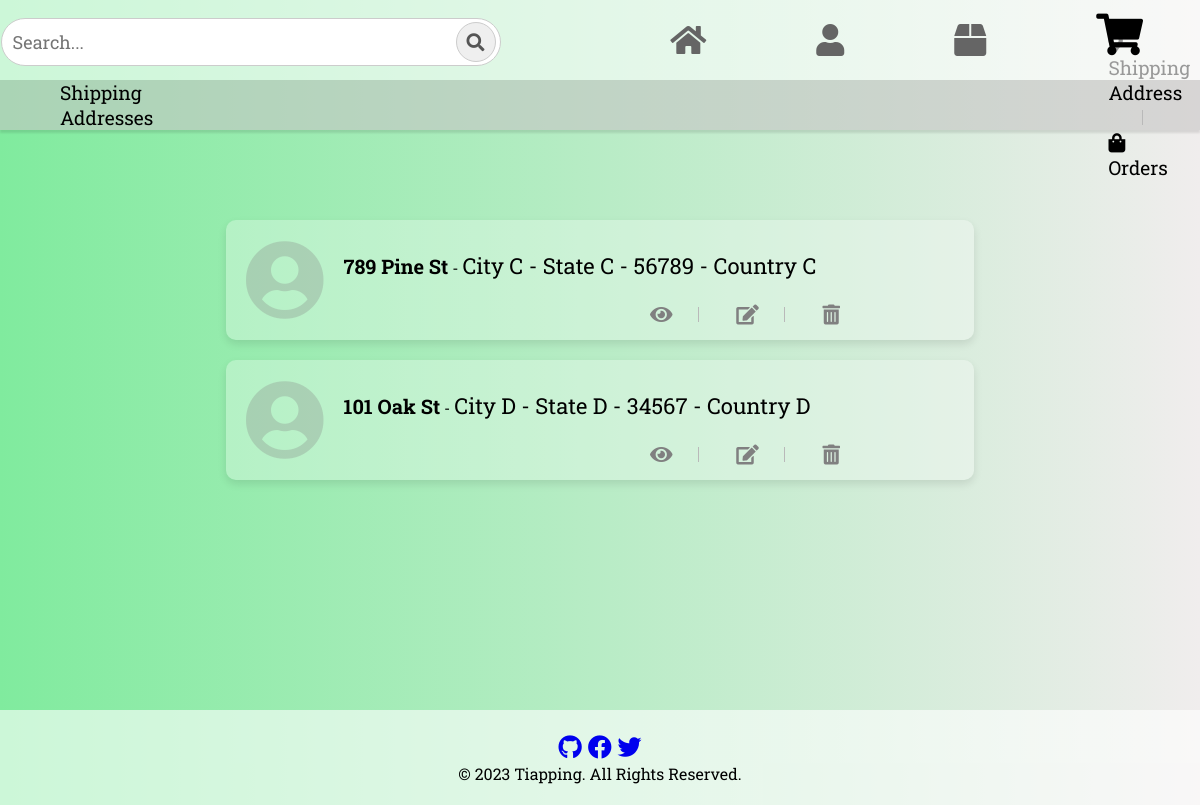
Page /shippingaddresses/ on the committed database.
### application/models.py (models this page shows, shortened)
class ShippingAddress(models.Model):
    address = models.CharField(max_length=255)
    city = models.CharField(max_length=100)
    state = models.CharField(max_length=100)
    zipcode = models.CharField(max_length=10)
    country = models.CharField(max_length=100)

### application/views.py (the view)
# urls.py: path('shippingaddresses/', ShippingAddressListView.as_view(), name='shippingaddress-list'),
class ShippingAddressListView(ListView):
    model = ShippingAddress
    context_object_name = 'shipping_addresses'
    template_name = 'shippingaddress_list.html'
    paginate_by = 10

### application/templates/shippingaddress_list.html (shortened to what this page needs)
{% extends 'base.html' %}
{% load static %}
{% block navbar %}
  <section class="navbar">
    <div class="search-container">
      <input type="text" placeholder="Search...">
      <button class="search-btn"><i class="fas fa-search"></i></button>
    </div>
    <a href='{% url "home" %}' class="btn" id="active">
      <i class="fas fa-home fa-2x"></i>
    </a>
    <a href='{% url "customer-list" %}' class="btn">
      <i class="fas fa-user fa-2x"></i>
    </a>
    <a href='{% url "product-list" %}' class="btn">
      <i class="fas fa-box fa-2x"></i>
    </a>
    <a href="{% url 'cart-list' %}" class="btn home-icon">
      <i class="fas fa-shopping-cart fa-2x"></i>
    </a>
  </section>
  <div class="additional-bar">
    <p>Shipping Addresses</p>
    <div class="cart-options">
      <p>
        <a href='{% url "shippingaddress-list" %}' class="no-decoration black-link">
          <i class="fas fa-map-marker-alt"></i> Shipping Address
        </a>
        <a href='{% url "order-list" %}' class="no-decoration black-link">
          <i class="fas fa-shopping-bag"></i> Orders
        </a>
      </p>
    </div>
  </div>
  {% endblock navbar %}
{% block content %}
    {% for shipping_address in shipping_addresses %}
    <div class="address-container">
    <div class="address-box">
          <i class="fas fa-user-circle fa-5x" style="float: left; margin-right: 20px;"></i>
          <div style="float: left;">
            <strong style="font-size: 20px;">{{ shipping_address.address }}</strong> - <span style="font-size: 22px;">{{ shipping_address.city }} - <span style="font-size: 22px;">{{ shipping_address.state }} - <span style="font-size: 22px;">{{ shipping_address.zipcode }} - <span style="font-size: 22px;">{{ shipping_address.country }}</span><br>
            <a href="{% url 'shippingaddress-detail' shipping_address.id%}">
              <div class = "option-icon">
                <i class="fas fa-eye" title="View" style="font-size: 20px; color: grey;"></i>
              </a>
              <a href="{% url 'shippingaddress-edit' shipping_address.id %}">
                <i class="fas fa-edit" title="Edit" style="font-size: 20px; color: grey;"></i>
              </a>
              <a href="{% url 'shippingaddress-del' shipping_address.id %}">
                <i class="fas fa-trash-alt" title="Delete" style="font-size: 20px; color: grey;"></i>
              </a>
              </div>
            </div>
            </div>
        {% endfor %}
{% endblock %}

### application/static/css/style.css (style rules this page uses)
* { box-sizing: border-box; margin: 0; padding: 0; font-family: 'Roboto Slab'; }
body { background: linear-gradient(to right, rgba(128, 235, 158, 1), rgb(240, 237, 237)); background-size: cover; background-position: center; background-attachment: fixed; display: flex; flex-direction: column; min-height: 100vh; }
.search-container { display: flex; align-items: center; margin-right: 10%; background-color: #f0f0f0, 0.1; margin-bottom: 12px; }
.search-container input { padding: 11px; font-size: 18px; border: 1px solid #ccc; border-radius: 35px; width: 500px; }
.search-container button.search-btn { position: relative; padding: 11px; font-size: 18px; border: 1px solid #ccc; border-radius: 50%; background-color: #ffffff, 0.5; cursor: pointer; margin-left: -45px; width: 40px; height: 40px; }
.search-container button.search-btn i { position: absolute; top: 50%; left: 50%; transform: translate(-50%, -50%); color: #555; }
.navbar { background-color: rgba(255, 255, 255, 0.6); overflow: hidden; display: flex; align-items:flex-end; position: sticky; top: 0; z-index: 100; padding: 2px; justify-content: right; height: 80px; }
.navbar .home-icon { color: #000; font-size: 1.3em; }
.navbar a { margin: 0 43px; float: none; display: inline-block; color: rgb(101, 101, 101); padding: 20px 10px; text-decoration: none; border: 2px solid transparent; border-radius: 70px; transition: 0.1s; }
.additional-bar { height: 50px; background-color: rgba(198, 197, 197, 0.6); box-shadow: 0 3px 2px rgba(0, 0, 0, 0.1); margin-bottom: 20px; display: flex; align-items: center; }
.additional-bar p { margin: 0; padding-right: 10px; margin-left:60px; font-size: 120%; }
.cart-options p { margin-left: 900px; color: black; }
.cart-options i { margin-right: 7px; color: black; }
.cart-options { color: black; display: flex; justify-content: flex-end; align-items: center; }
.no-decoration { text-decoration: none; }
.black-link { color: black; }
.address-container { display: flex; flex-wrap: wrap; justify-content: center; align-items: flex-end; gap: 10px; margin-top: 10px; }
.address-box { background-color: rgb(255, 255, 255, 0.3); padding: 20px; border-radius: 10px; box-shadow: 0 4px 8px rgba(0, 0, 0, 0.1); width: calc(65.65% - 40px); box-sizing: border-box; display: flex; align-items: center; margin-bottom: 10px; }
.address-box a { color: #0048ff; text-decoration: none; margin-right: 10px; }
.address-box i.fa-user-circle { color: rgb(134, 134, 134, 0.3); }
.option-icon { position: absolute; right: 350px; margin-top: -10px; }

### rows in the picture
ShippingAddress: address "789 Pine St", city "City C", state "State C", zipcode "56789", country "Country C"
ShippingAddress: address "101 Oak St", city "City D", state "State D", zipcode "34567", country "Country D"
